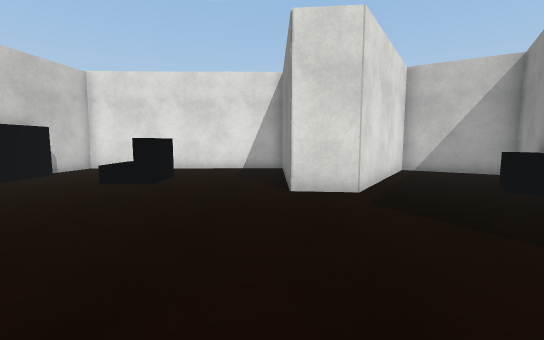
view 1 (above)

14 first-person views from a walk through a Unity game level. The camera is 1.2 m above the floor, tilts 6° down and sees 90° across. The floor is counted in squares, 1 m on a side. Each view is taken from the middle of a square. On the plan, view 1 faces up. The plan holds only what a view shows up to about 13 squares ahead; the rest is blank. The place goes on beyond the plan. The player character is not drawn. Surface patterns are stand-ins for the level's own textures.

view 2
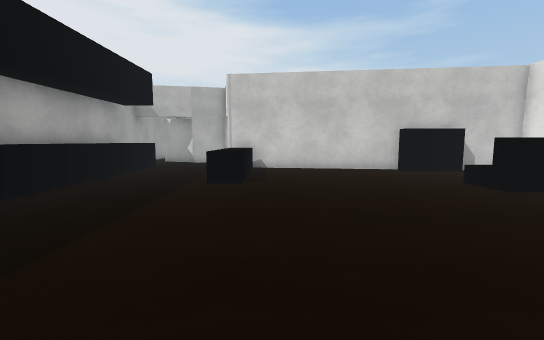

view 3
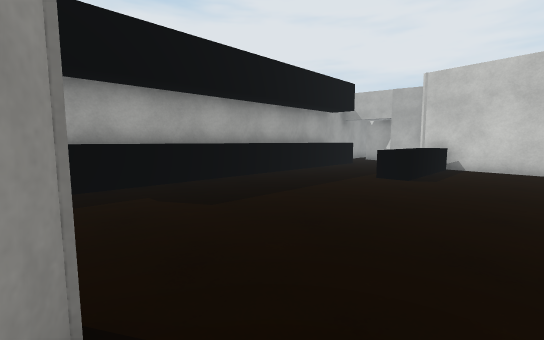

view 4
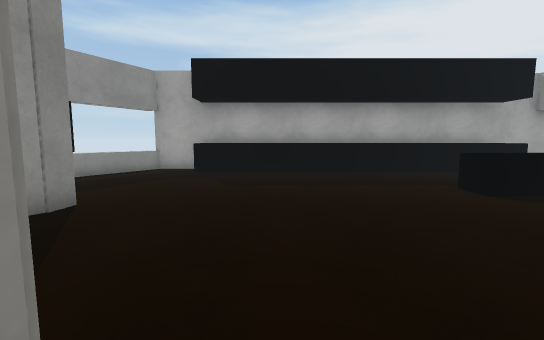

view 5
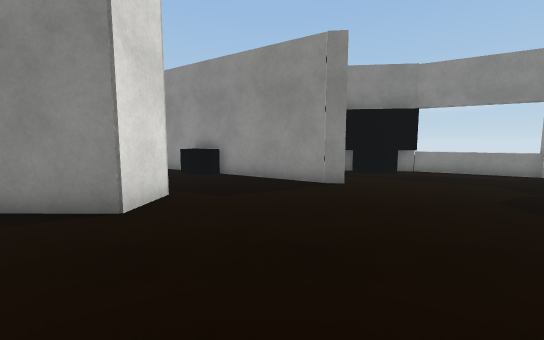

view 6
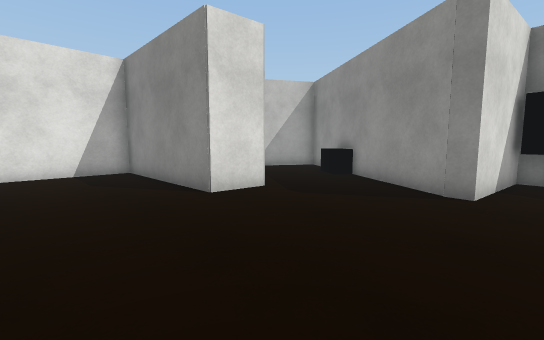

view 7
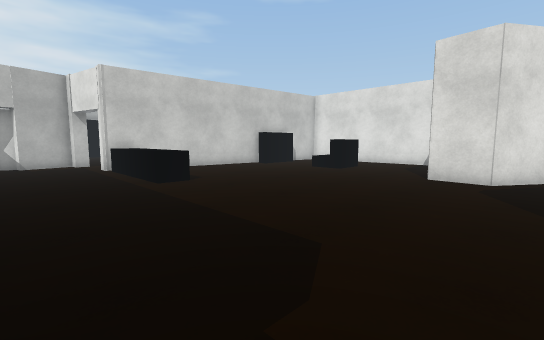

view 8
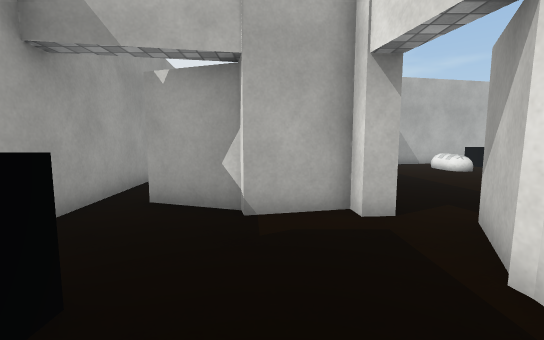

view 9
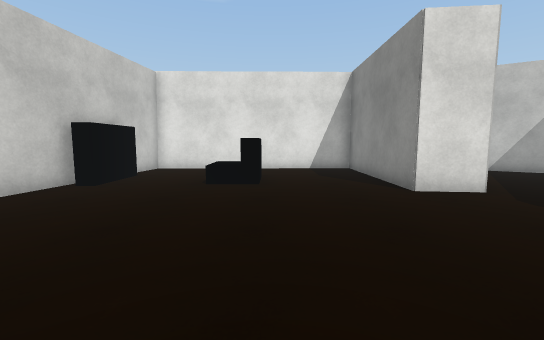

view 10
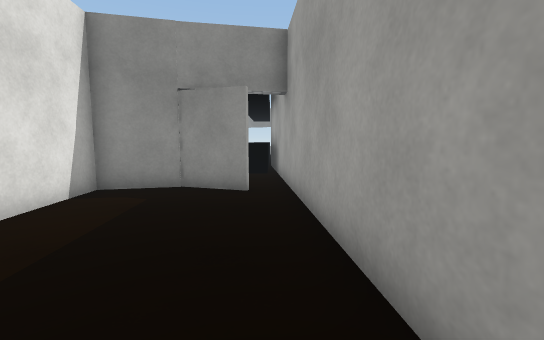

view 11
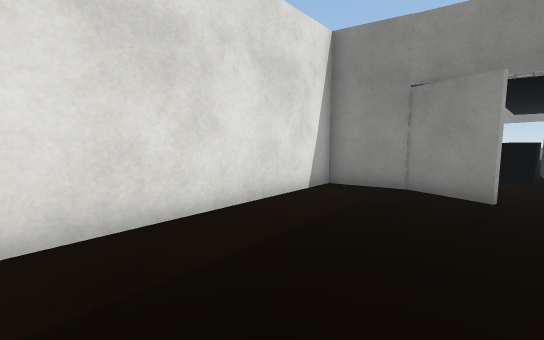

view 12
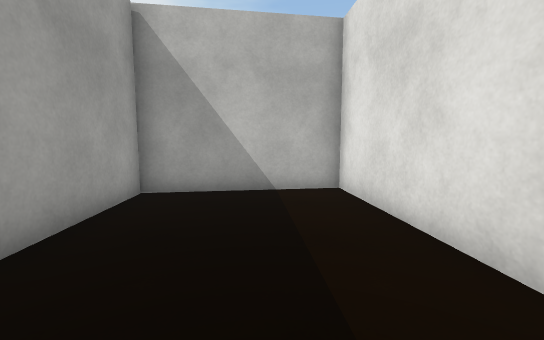

view 13
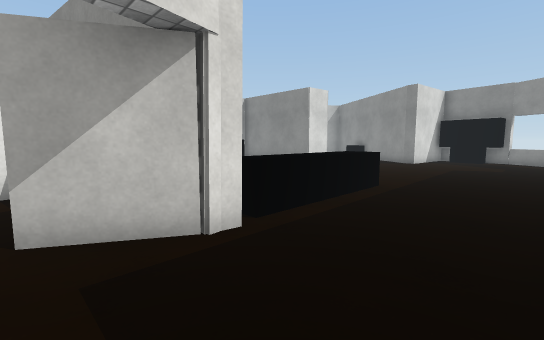

view 14
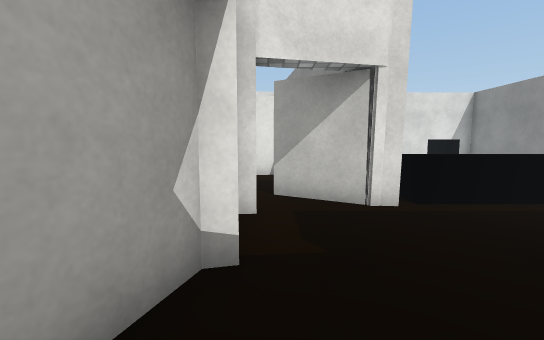

### Floor plan
Key: @ floor where view 1 was taken; # wall or solid block; . floor; = window, fence, low wall or low ledge; ^ raised ledge; B black block.
Columns run from 21 left of view 1 to 9 right of it. Each row starts with its distance up from view 1.
 12              ##########
 11              #.. .....#  #####
 10              #..  ....#  #...##
  9              #...BB...# ##...##
  8             ##...BB...###....#
  7             ##........##...B##
  6             #..............##
  5             #..............#
  4             #.............##
  3             #............##
  2            ##............####
  1          ###^^^^^..........##
  0         ##.#^^^^^....@.....B#
 -1 #########..................##
 -2 #.......#...................#
 -3 #.......#..................^=
 -4 #.......#..^^^^^^^^^^^^^^..^
 -5 #.........#################=
 -6 ###########

Positions as (right, up) in squares from view 1, and headings:
1: (0, 0), facing up
2: (3, 2), facing left
3: (4, 4), facing down-left
4: (0, 7), facing down
5: (-4, 4), facing right
6: (-3, 1), facing up-right
7: (3, -3), facing up-left
8: (-8, -2), facing left
9: (-3, 0), facing up
10: (-20, -5), facing right
11: (-20, -5), facing up-right
12: (-14, -3), facing left
13: (-12, -3), facing up-right
14: (-12, -5), facing up
